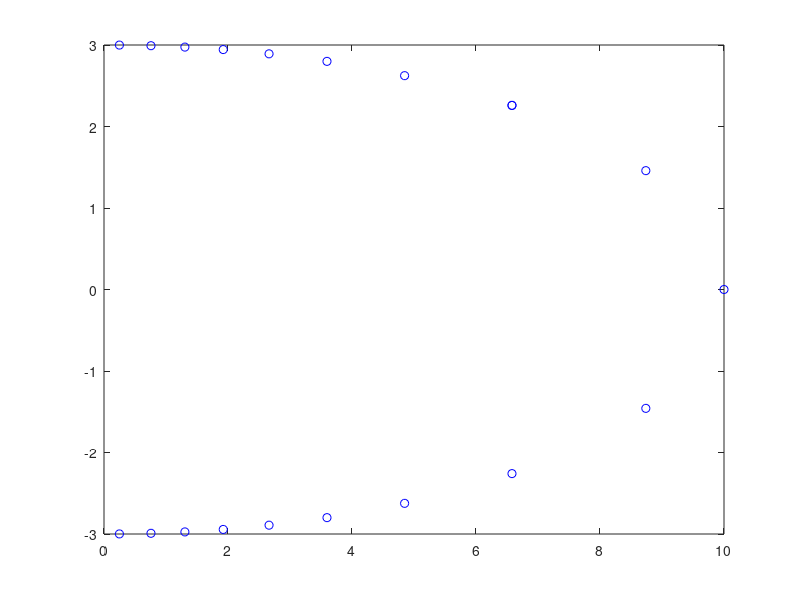

The MATLAB source for this figure:
close all; clear all; clc;   
% prikaz elipse i trougla
figure(1)
a = 10; b = 3;
a2 = a*a
b2 = b*b

elipsa = [];
teta_ = [];
N = 20
for i = 1:N
    teta = 2 * pi / (N-1) * i;
    rad2deg(teta);
    teta_ = [teta_; teta];

    % jednacina elipse
    xx = sqrt(1/ (1/a2 + tan(teta)^2 / b2));
    yy = xx * tan(teta);
% 
%     if 0 < teta < pi/2 || pi < teta < 3*pi/2
%         yy = abs(yy);
%     else
%         yy = -abs(yy);
%     end
%     xx = yy / tan(teta)
    elipsa = [ elipsa ; xx yy ];
end

elipsa;
teta_
figure(1); plot(elipsa(:,1), elipsa(:,2), 'bo');